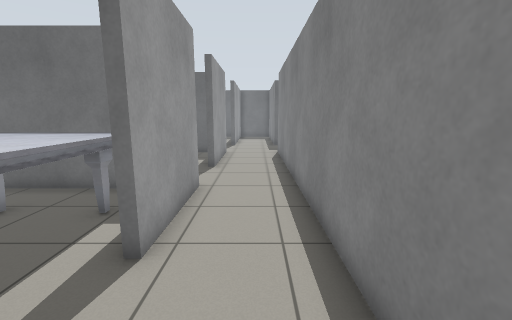
View 1 (above)

19 first-person views from a walk through a robot-simulator world made for Gazebo. The camera is 1.2 m above the floor, tilts 10° down and sees 90° across. The lines on the ground mark 1 m squares. The floor is counted in squares, 0.5 m on a side. Each view is taken from the middle of a square. On the plan, view 1 faces up. The plan holds only what a view shows up to about 17 squares ahead; the rest is blank. Robots are left out. Gazebo's built-in surfaces are drawn with simple patterns. Simple shapes stand in for some stock models. Some surface patterns are stand-ins.

View 2
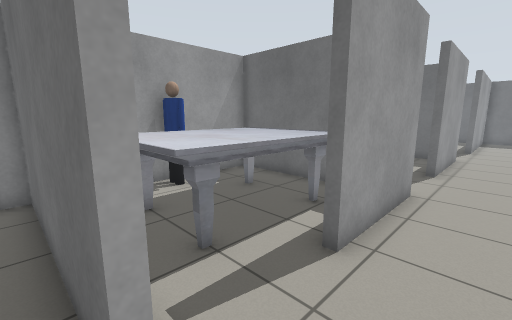

View 3
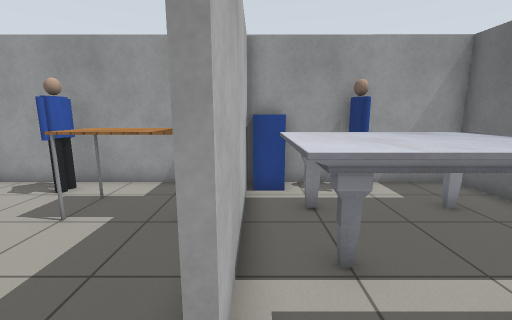

View 4
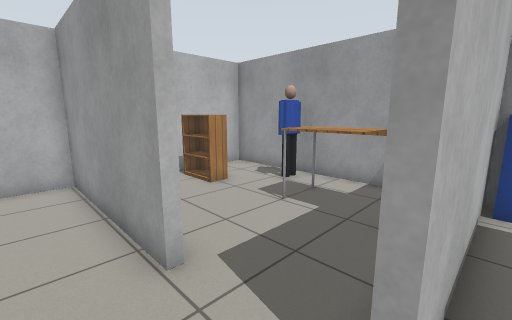

View 5
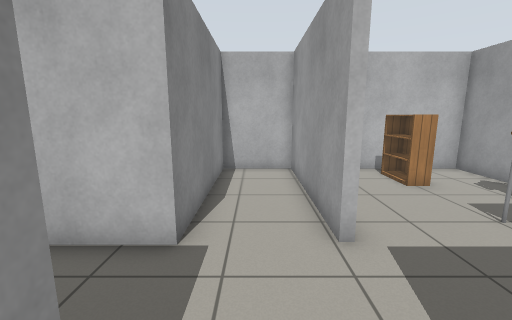

View 6
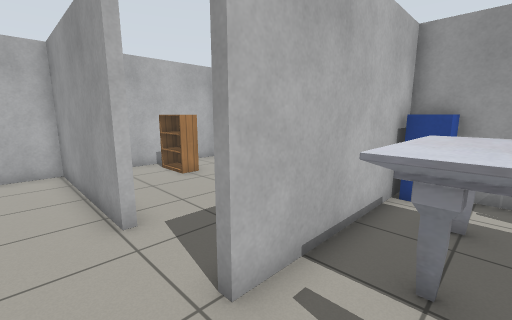

View 7
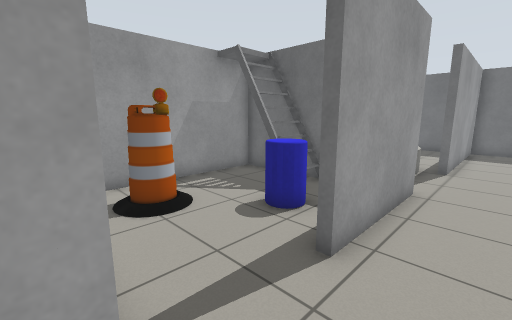

View 8
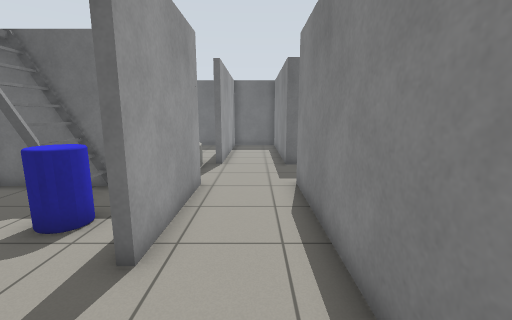

View 9
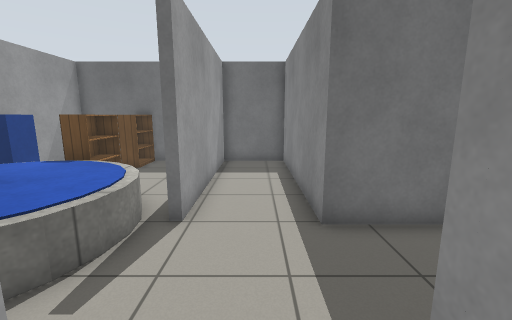

View 10
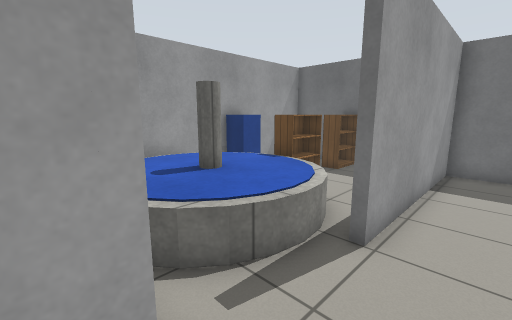

View 11
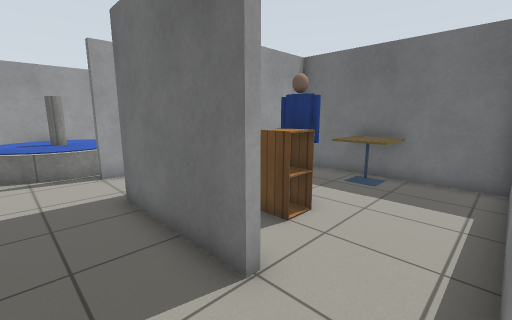

View 12
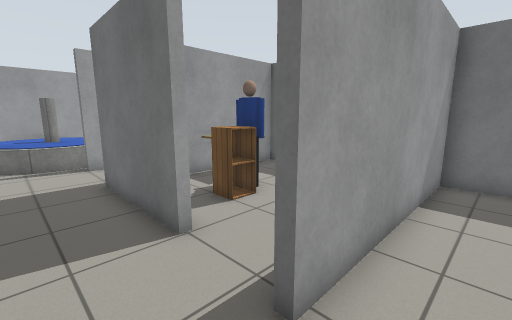

View 13
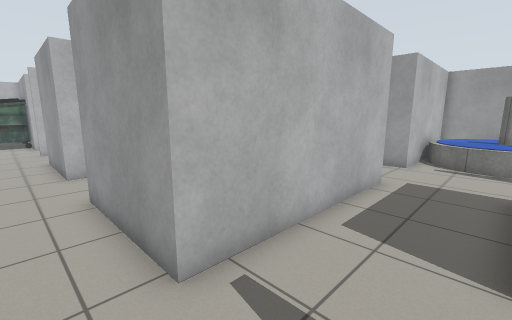

View 14
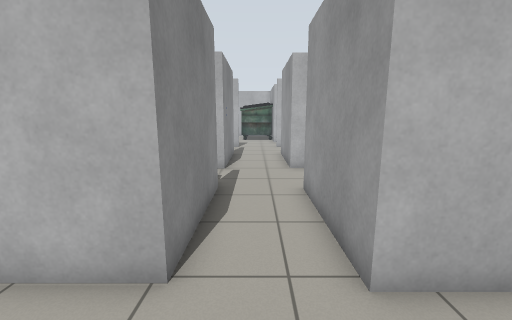

View 15
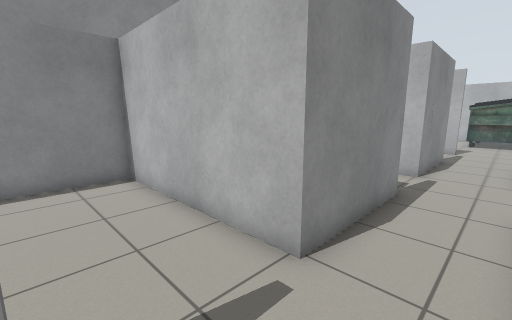

View 16
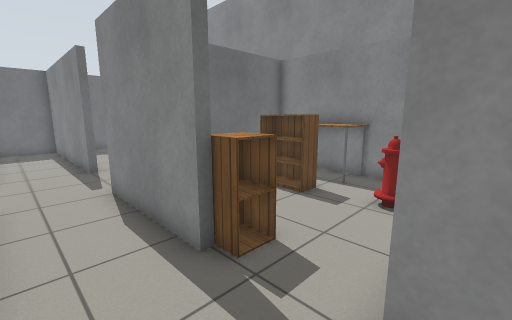

View 17
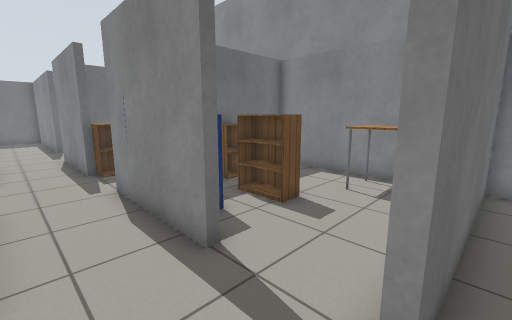

View 18
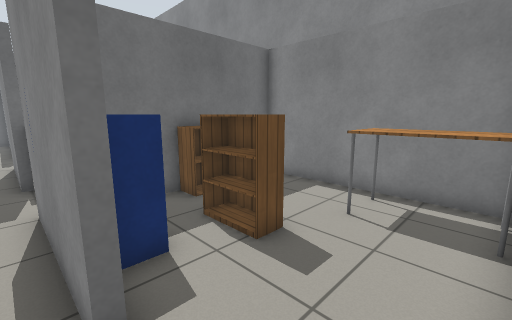

View 19
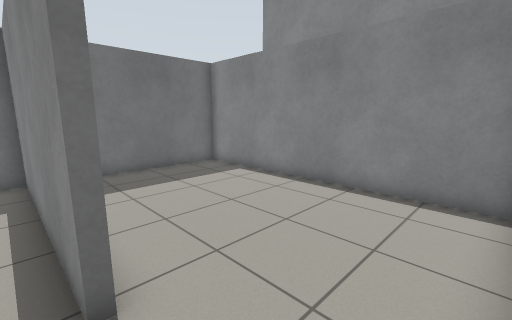

### Floor plan
Ten units are one square. View 1 is at (0, 0); x grows to the right and y downward. Boxes are objects, and circles mark ways between rooms. Rooms are numbered by the first view taken in them; rooms with no view inside come last. Other rooms are left out.
<svg viewBox="-95 -290 305 388">
<path fill="none" stroke="#000" d="M14 65 14 24 24 24M-16 24 -16 93 14 93 14 84M65 -207 65 -203 14 -203 14 -284 -16 -284 -16 -205M-19 -169 -19 -117M46 -284 18 -284 18 -232M14 -94 14 -169 94 -169M92 -284 65 -284M-19 -85 -19 -39M14 -2 14 -84M92 -205 92 -276M155 -84 139 -84M124 -116 124 -167M124 -74 124 -85 131 -85M94 -85 94 -41M201 -108 201 -125M124 -36 124 -59M201 -144 201 -165 127 -165M94 -169 94 -117M124 -4 124 -7 129 -7M124 -201 124 -284 94 -284 94 -201M94 -7 94 -2M201 -9 201 -84 174 -84M201 2 201 -4M129 -201 124 -201M124 -167 201 -167 201 -284 146 -284M-64 -284 -90 -284 -90 -169 -64 -169M-31 -284 -44 -284M-45 -169 -19 -169M-20 24 -16 24M-90 19 -90 93 -41 93M-17 -4 -90 -4M-64 -165 -90 -165 -90 -101M-30 -165 -39 -165M-45 -82 -90 -82 -90 -7 -17 -7"/>
<rect x="15" y="-255" width="30" height="20" fill="#bbb"><title>other object</title></rect>
<rect x="35" y="-245" width="20" height="10" fill="#bbb"><title>person</title></rect>
<rect x="45" y="-235" width="10" height="10" fill="#bbb"><title>cabinet</title></rect>
<rect x="45" y="-285" width="20" height="20" fill="#bbb"><title>cafe table</title></rect>
<rect x="125" y="-65" width="20" height="20" fill="#bbb"><title>postbox</title></rect>
<rect x="125" y="-125" width="10" height="20" fill="#bbb"><title>cabinet</title></rect>
<rect x="155" y="-65" width="10" height="20" fill="#bbb"><title>bookshelf</title></rect>
<rect x="155" y="-85" width="20" height="10" fill="#bbb"><title>cabinet</title></rect>
<rect x="165" y="-105" width="10" height="10" fill="#bbb"><title>fire hydrant</title></rect>
<rect x="165" y="-145" width="10" height="20" fill="#bbb"><title>bookshelf</title></rect>
<rect x="175" y="-45" width="20" height="40" fill="#bbb"><title>table</title></rect>
<rect x="185" y="-145" width="20" height="30" fill="#bbb"><title>table</title></rect>
<rect x="-85" y="-235" width="60" height="70" fill="#bbb"><title>fountain</title></rect>
<rect x="-85" y="-245" width="10" height="20" fill="#bbb"><title>postbox</title></rect>
<rect x="-65" y="-255" width="20" height="30" fill="#bbb"><title>bookshelf</title></rect>
<rect x="-65" y="-285" width="20" height="20" fill="#bbb"><title>bookshelf</title></rect>
<rect x="-85" y="45" width="10" height="10" fill="#bbb"><title>person</title></rect>
<rect x="-75" y="5" width="20" height="30" fill="#bbb"><title>table</title></rect>
<rect x="-65" y="65" width="20" height="20" fill="#bbb"><title>bookshelf</title></rect>
<rect x="-75" y="-115" width="20" height="20" fill="#bbb"><title>barrel</title></rect>
<rect x="-75" y="-165" width="30" height="20" fill="#bbb"><title>ladder</title></rect>
<rect x="-55" y="-145" width="20" height="20" fill="#bbb"><title>other object</title></rect>
<rect x="-85" y="-25" width="10" height="20" fill="#bbb"><title>postbox</title></rect>
<rect x="-85" y="-55" width="10" height="20" fill="#bbb"><title>person</title></rect>
<rect x="-75" y="-75" width="50" height="60" fill="#bbb"><title>marble table</title></rect>
<circle cx="-5" cy="0" r="3" fill="#2a7"/>
<circle cx="-20" cy="15" r="3" fill="#2a7"/>
<circle cx="90" cy="-190" r="3" fill="#2a7"/>
<circle cx="-20" cy="-190" r="3" fill="#2a7"/>
<circle cx="-20" cy="-100" r="3" fill="#2a7"/>
<circle cx="-20" cy="-20" r="3" fill="#2a7"/>
<circle cx="120" cy="-180" r="3" fill="#2a7"/>
<text x="0" y="50">1</text>
<text x="30" y="-190">2</text>
<text x="140" y="-100">3</text>
<text x="160" y="-230">4</text>
<text x="-50" y="-230">5</text>
<text x="-50" y="50">6</text>
<text x="-50" y="-120">7</text>
<text x="-50" y="-40">8</text>
</svg>
Room 1 opens to room 2. Room 1 opens to room 6. Room 2 opens to room 3. Room 2 opens to room 5. Room 2 opens to room 7. Room 2 opens to room 8. Room 3 opens to room 4.

Where each view was taken, in squares from view 1:
view 1: 0 up, 0 right, facing up
view 2: 0 up, 0 right, facing up-left
view 3: 1 up, 0 right, facing left
view 4: 1 up, 0 right, facing down-left
view 5: 2 up, 0 right, facing down
view 6: 3 up, 0 right, facing down-left
view 7: 8 up, 0 right, facing up-left
view 8: 8 up, 0 right, facing up
view 9: 15 up, 0 right, facing up
view 10: 16 up, 0 right, facing up-left
view 11: 18 up, 9 right, facing up-left
view 12: 18 up, 11 right, facing up-left
view 13: 20 up, 11 right, facing down-left
view 14: 20 up, 11 right, facing down
view 15: 20 up, 10 right, facing down-right
view 16: 8 up, 10 right, facing up-right
view 17: 0 up, 10 right, facing up-right
view 18: 1 up, 12 right, facing up-right
view 19: 17 up, 12 right, facing up-right
